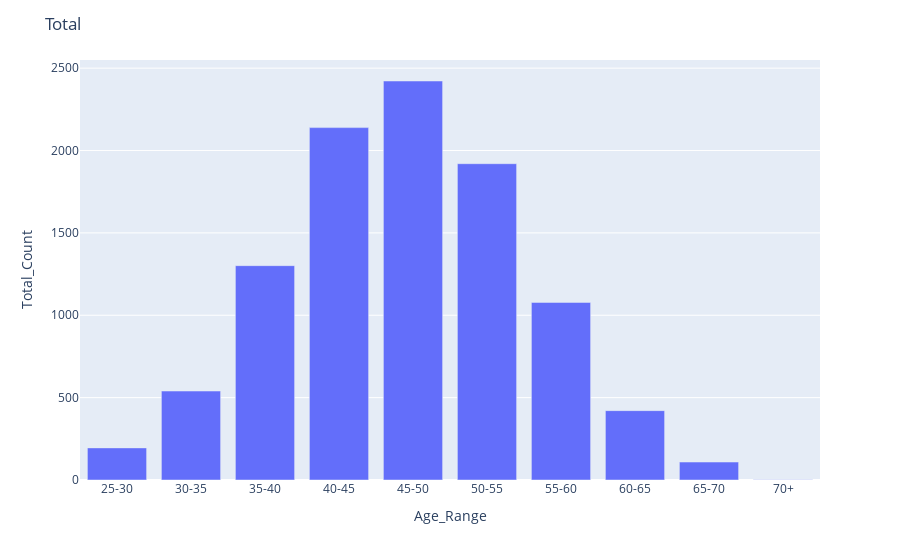
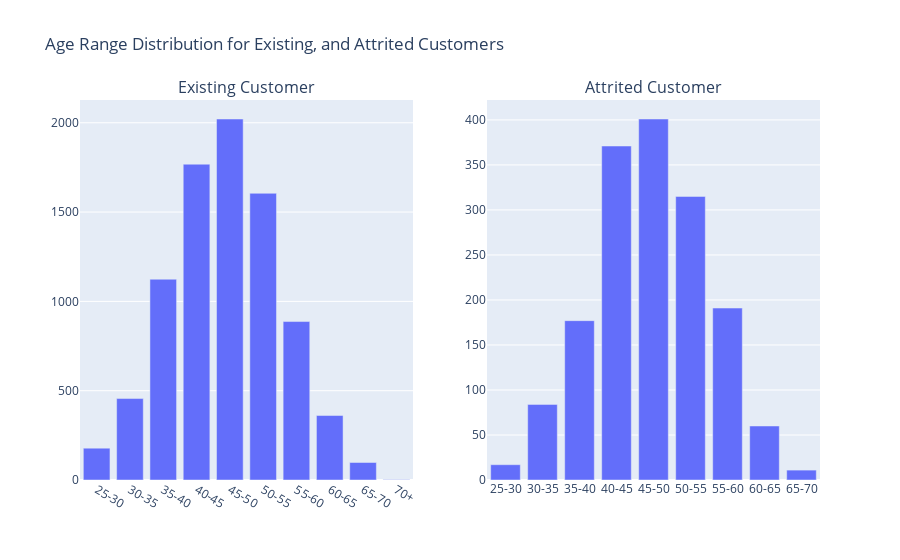

The cell these charts' notebook holds for them, in order:
### Code cell
# Age Range Distribution for all customers
total_age_dist_df = age_df.groupby('Age_Range').agg(count('Customer_Age').alias('Total_Count')).sort('Age_Range')
total_age_dist_pd_df = total_age_dist_df.toPandas()

# Age Range Distribution for 'Existing Customer'
existing_customer_age_df = age_df.filter(col("Attrition_Flag")=="Existing Customer").groupby("Age_Range").agg(count("Age_Range").alias("Existing_Customer_Count")).sort('Age_Range')
existing_customer_age_pd_df = existing_customer_age_df.toPandas()

# Age Range Distribution for 'Attrited Customer'
attrited_customer_age_df = age_df.filter(col("Attrition_Flag")=="Attrited Customer").groupby("Age_Range").agg(count("Age_Range").alias("Attrited_Customer_Count")).sort('Age_Range')
attrited_customer_age_pd_df = attrited_customer_age_df.toPandas()

total_fig = px.bar(total_age_dist_pd_df, x='Age_Range', y='Total_Count')
total_fig.update_layout(title_text="Total")
total_fig.show()

# Create side-by-side bar charts
fig = sp.make_subplots(rows=1, cols=2, subplot_titles=["Existing Customer", "Attrited Customer"])

fig.add_trace(px.bar(existing_customer_age_pd_df, x='Age_Range', y='Existing_Customer_Count').data[0], row=1, col=1)
fig.add_trace(px.bar(attrited_customer_age_pd_df, x='Age_Range', y='Attrited_Customer_Count').data[0], row=1, col=2)

# Update layout for better display
fig.update_layout(title_text="Age Range Distribution for Existing, and Attrited Customers", showlegend=False)

# Show the plot
fig.show()

### Figure 1 — Plotly figure (JSON) as saved in the notebook; plotly's stock layout.template omitted (floating-point values rounded to 4 significant figures)
{"data": [{"alignmentgroup": "True", "hovertemplate": "Age_Range=%{x}<br>Total_Count=%{y}<extra></extra>", "legendgroup": "", "marker": {"color": "#636efa", "pattern": {"shape": ""}}, "name": "", "offsetgroup": "", "orientation": "v", "showlegend": false, "textposition": "auto", "type": "bar", "x": ["25-30", "30-35", "35-40", "40-45", "45-50", "50-55", "55-60", "60-65", "65-70", "70+"], "xaxis": "x", "y": [195, 540, 1301, 2139, 2422, 1920, 1078, 421, 109, 2], "yaxis": "y"}], "layout": {"barmode": "relative", "legend": {"tracegroupgap": 0}, "margin": {"t": 60}, "title": {"text": "Total"}, "xaxis": {"anchor": "y", "domain": [0, 1], "title": {"text": "Age_Range"}}, "yaxis": {"anchor": "x", "domain": [0, 1], "title": {"text": "Total_Count"}}}}

### Figure 2 — Plotly figure (JSON) as saved in the notebook; plotly's stock layout.template omitted (floating-point values rounded to 4 significant figures)
{"data": [{"alignmentgroup": "True", "hovertemplate": "Age_Range=%{x}<br>Existing_Customer_Count=%{y}<extra></extra>", "legendgroup": "", "marker": {"color": "#636efa", "pattern": {"shape": ""}}, "name": "", "offsetgroup": "", "orientation": "v", "showlegend": false, "textposition": "auto", "type": "bar", "x": ["25-30", "30-35", "35-40", "40-45", "45-50", "50-55", "55-60", "60-65", "65-70", "70+"], "xaxis": "x", "y": [178, 456, 1124, 1768, 2021, 1605, 887, 361, 98, 2], "yaxis": "y"}, {"alignmentgroup": "True", "hovertemplate": "Age_Range=%{x}<br>Attrited_Customer_Count=%{y}<extra></extra>", "legendgroup": "", "marker": {"color": "#636efa", "pattern": {"shape": ""}}, "name": "", "offsetgroup": "", "orientation": "v", "showlegend": false, "textposition": "auto", "type": "bar", "x": ["25-30", "30-35", "35-40", "40-45", "45-50", "50-55", "55-60", "60-65", "65-70"], "xaxis": "x2", "y": [17, 84, 177, 371, 401, 315, 191, 60, 11], "yaxis": "y2"}], "layout": {"annotations": [{"font": {"size": 16}, "showarrow": false, "text": "Existing Customer", "x": 0.225, "xanchor": "center", "xref": "paper", "y": 1, "yanchor": "bottom", "yref": "paper"}, {"font": {"size": 16}, "showarrow": false, "text": "Attrited Customer", "x": 0.775, "xanchor": "center", "xref": "paper", "y": 1, "yanchor": "bottom", "yref": "paper"}], "showlegend": false, "title": {"text": "Age Range Distribution for Existing, and Attrited Customers"}, "xaxis": {"anchor": "y", "domain": [0, 0.45]}, "xaxis2": {"anchor": "y2", "domain": [0.55, 1]}, "yaxis": {"anchor": "x", "domain": [0, 1]}, "yaxis2": {"anchor": "x2", "domain": [0, 1]}}}
